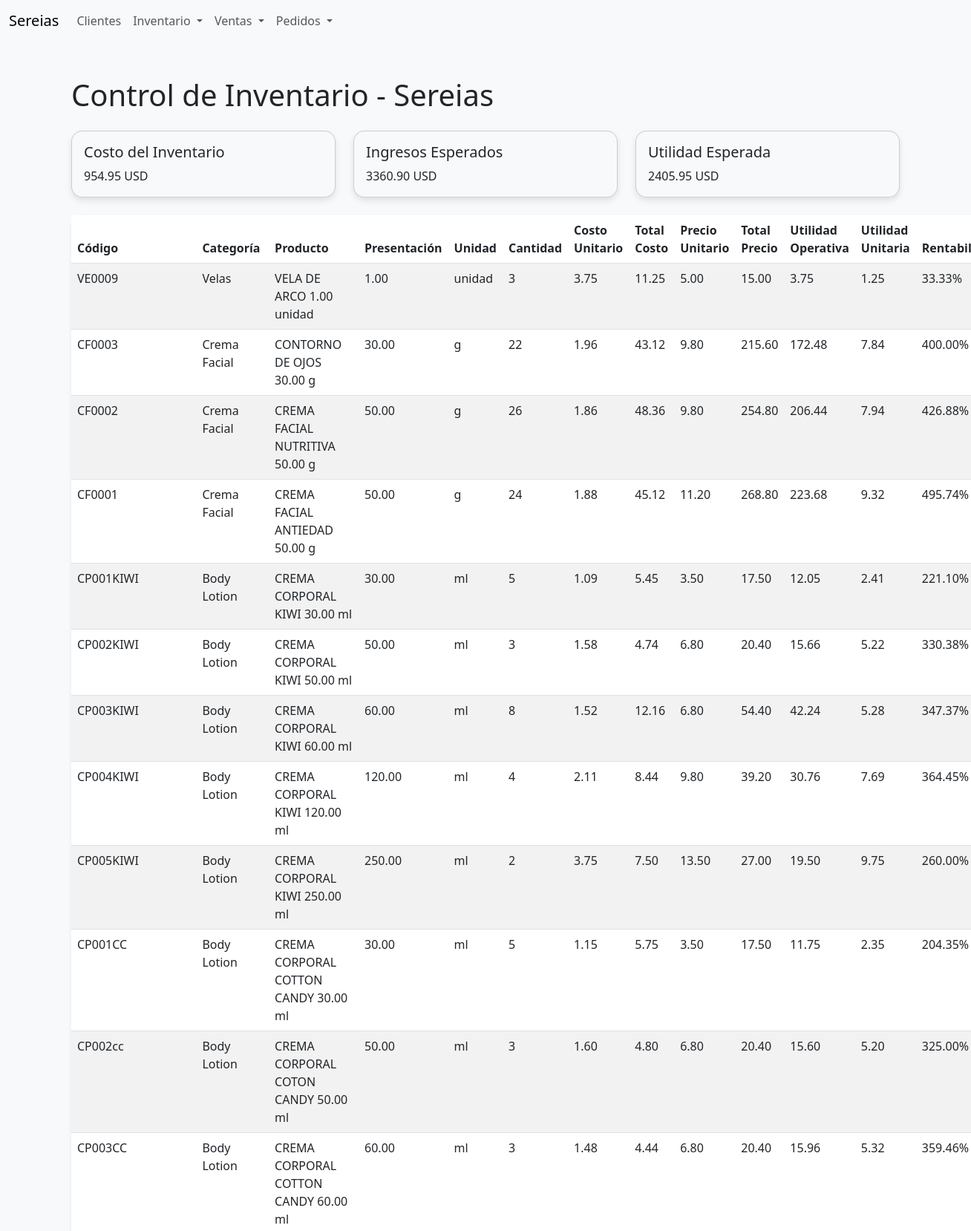
The app's page /inventario/ (upper part) with its own data.
### inventory/models.py (models this page shows, shortened)
class Producto(models.Model):
    UNIDADES = [
        ('g', 'Gramos'),
        ('ml', 'Mililitros'),
        ('unidad', 'Unidades'),
    ]
    CATEGORIAS = [
        ('Jabón Líquido', 'Jabón Líquido'),
        ('Jabón Sólido', 'Jabón Sólido'),
        ('Exfoliante', 'Exfoliante'),
        ('Body Lotion', 'Body Lotion'),
        ('Chapstick', 'Chapstick'),
        ('Crema Facial', 'Crema Facial'),
        ('Manteca Corporal', 'Manteca Corporal'),
        ('Toallas', 'Toallas'),
        ('Especiarías', 'Especiarías'),
        ('Suculentas', 'Suculentas'),
        ('Velas', 'Velas'),
        ('Hinode-Otros', 'Hinode-Otros'),
    ]
    codigo = models.CharField(max_length=20, unique=True)
    categoria = models.CharField(max_length=50, choices=CATEGORIAS)
    nombre = models.CharField(max_length=100)
    presentacion = models.DecimalField(max_digits=10, decimal_places=2)
    unidad = models.CharField(max_length=10, choices=UNIDADES)
    cantidad = models.PositiveIntegerField()
    costo_unitario = models.DecimalField(max_digits=10, decimal_places=2)
    total_costo = models.DecimalField(max_digits=10, decimal_places=2, editable=False)
    precio_unitario = models.DecimalField(max_digits=10, decimal_places=2)
    total_precio = models.DecimalField(max_digits=10, decimal_places=2, editable=False)
    utilidad_operativa = models.DecimalField(max_digits=10, decimal_places=2, editable=False)
    utilidad_unitaria = models.DecimalField(max_digits=10, decimal_places=2, editable=False)
    rentabilidad = models.DecimalField(max_digits=5, decimal_places=2, editable=False)

### inventory/views.py (the view)
# urls.py: path('', views.inventario_principal, name='inventario_principal'),
def inventario_principal(request):
    productos = Producto.objects.all()
    total_costo_inventario = sum(producto.total_costo for producto in productos)
    total_ingresos_esperados = sum(producto.total_precio for producto in productos)
    total_utilidad_esperada = sum(producto.utilidad_operativa for producto in productos)
    numero_ventas = Venta.objects.count()
    monto_ventas = Venta.objects.aggregate(total=Sum('total'))['total'] or Decimal(0.00)
    utilidad_generada = Venta.objects.aggregate(
        utilidad=Sum(F('detalles__subtotal') - F('detalles__producto__costo_unitario') * F('detalles__cantidad'))
    )['utilidad'] or Decimal(0.00)
    monto_pagos_pendientes = 0
    ventas = Venta.objects.all()
    for venta in ventas:
        total_pagado = venta.pagos.aggregate(Sum('monto'))['monto__sum'] or Decimal(0.00)
        saldo_pendiente = venta.total - total_pagado
        monto_pagos_pendientes += saldo_pendiente
    pedidos_pendientes = Pedido.objects.filter(estado__in=['pendiente', 'procesando', 'enviado']).count()
    context = {
        'productos': productos,
        'total_costo_inventario': total_costo_inventario,
        'total_ingresos_esperados': total_ingresos_esperados,
        'total_utilidad_esperada': total_utilidad_esperada,
        'numero_ventas': numero_ventas,
        'monto_ventas': monto_ventas,
        'utilidad_generada': utilidad_generada,
        'monto_pagos_pendientes': monto_pagos_pendientes,
        'pedidos_pendientes': pedidos_pendientes,
    }
    return render(request, 'inventory/inventario_principal.html', context)

### inventory/templates/inventory/inventario_principal.html (shortened to what this page needs)
{% extends 'inventory/base.html' %}
{% block content %}
<h1 class="mb-4">Control de Inventario - Sereias</h1>
<div class="row mb-4">
    <div class="col-md-4">
        <div class="card card-custom bg-light">
            <div class="card-body">
                <h5 class="card-title">Costo del Inventario</h5>
                <p class="card-text">{{ total_costo_inventario }} USD</p>
            </div>
        </div>
    </div>
    <div class="col-md-4">
        <div class="card card-custom bg-light">
            <div class="card-body">
                <h5 class="card-title">Ingresos Esperados</h5>
                <p class="card-text">{{ total_ingresos_esperados }} USD</p>
            </div>
        </div>
    </div>
    <div class="col-md-4">
        <div class="card card-custom bg-light">
            <div class="card-body">
                <h5 class="card-title">Utilidad Esperada</h5>
                <p class="card-text">{{ total_utilidad_esperada }} USD</p>
            </div>
        </div>
    </div>
</div>
<table class="table table-striped shadow-sm rounded-border">
    <thead>
        <tr>
            <th>Código</th>
            <th>Categoría</th>
            <th>Producto</th>
            <th>Presentación</th>
            <th>Unidad</th>
            <th>Cantidad</th>
            <th>Costo Unitario</th>
            <th>Total Costo</th>
            <th>Precio Unitario</th>
            <th>Total Precio</th>
            <th>Utilidad Operativa</th>
            <th>Utilidad Unitaria</th>
            <th>Rentabilidad</th>
        </tr>
    </thead>
    <tbody>
        {% for producto in productos %}
        <tr>
            <td>{{ producto.codigo }}</td>
            <td>{{ producto.categoria }}</td>
            <td>{{ producto.nombre }} {{producto.presentacion}} {{producto.unidad}}</td>
            <td>{{ producto.presentacion }}</td>
            <td>{{ producto.unidad }}</td>
            <td>{{ producto.cantidad }}</td>
            <td>{{ producto.costo_unitario }}</td>
            <td>{{ producto.total_costo }}</td>
            <td>{{ producto.precio_unitario }}</td>
            <td>{{ producto.total_precio }}</td>
            <td>{{ producto.utilidad_operativa }}</td>
            <td>{{ producto.utilidad_unitaria }}</td>
            <td>{{ producto.rentabilidad }}%</td>
        </tr>
        {% endfor %}
    </tbody>
</table>
{% endblock %}

### inventory/templates/inventory/base.html (style rules this page uses)
body { background-color: #f8f9fa; }
.card-custom { border-radius: 15px; box-shadow: 0 4px 8px rgba(0, 0, 0, 0.1); }
.rounded-border { border-radius: 15px; }
.shadow-sm { box-shadow: 0 4px 8px rgba(0, 0, 0, 0.1); }

### records on screen
Producto: codigo "VE0009", categoria "Velas", nombre "VELA DE ARCO", presentacion "1.00", unidad "unidad", cantidad "3", costo_unitario "3.75", total_costo "11.25", precio_unitario "5.00", total_precio "15.00", utilidad_operativa "3.75", utilidad_unitaria "1.25", rentabilidad "33.33"
Producto: codigo "CF0003", categoria "Crema Facial", nombre "CONTORNO DE OJOS", presentacion "30.00", unidad "g", cantidad "22", costo_unitario "1.96", total_costo "43.12", precio_unitario "9.80", total_precio "215.60", utilidad_operativa "172.48", utilidad_unitaria "7.84", rentabilidad "400.00"
Producto: codigo "CF0002", categoria "Crema Facial", nombre "CREMA FACIAL NUTRITIVA", presentacion "50.00", unidad "g", cantidad "26", costo_unitario "1.86", total_costo "48.36", precio_unitario "9.80", total_precio "254.80", utilidad_operativa "206.44", utilidad_unitaria "7.94", rentabilidad "426.88"
Producto: codigo "CF0001", categoria "Crema Facial", nombre "CREMA FACIAL ANTIEDAD", presentacion "50.00", unidad "g", cantidad "24", costo_unitario "1.88", total_costo "45.12", precio_unitario "11.20", total_precio "268.80", utilidad_operativa "223.68", utilidad_unitaria "9.32", rentabilidad "495.74"
Producto: codigo "CP001KIWI", categoria "Body Lotion", nombre "CREMA CORPORAL KIWI", presentacion "30.00", unidad "ml", cantidad "5", costo_unitario "1.09", total_costo "5.45", precio_unitario "3.50", total_precio "17.50", utilidad_operativa "12.05", utilidad_unitaria "2.41", rentabilidad "221.10"
Producto: codigo "CP002KIWI", categoria "Body Lotion", nombre "CREMA CORPORAL KIWI", presentacion "50.00", unidad "ml", cantidad "3", costo_unitario "1.58", total_costo "4.74", precio_unitario "6.80", total_precio "20.40", utilidad_operativa "15.66", utilidad_unitaria "5.22", rentabilidad "330.38"
Producto: codigo "CP003KIWI", categoria "Body Lotion", nombre "CREMA CORPORAL KIWI", presentacion "60.00", unidad "ml", cantidad "8", costo_unitario "1.52", total_costo "12.16", precio_unitario "6.80", total_precio "54.40", utilidad_operativa "42.24", utilidad_unitaria "5.28", rentabilidad "347.37"
Producto: codigo "CP004KIWI", categoria "Body Lotion", nombre "CREMA CORPORAL KIWI", presentacion "120.00", unidad "ml", cantidad "4", costo_unitario "2.11", total_costo "8.44", precio_unitario "9.80", total_precio "39.20", utilidad_operativa "30.76", utilidad_unitaria "7.69", rentabilidad "364.45"
Producto: codigo "CP005KIWI", categoria "Body Lotion", nombre "CREMA CORPORAL KIWI", presentacion "250.00", unidad "ml", cantidad "2", costo_unitario "3.75", total_costo "7.50", precio_unitario "13.50", total_precio "27.00", utilidad_operativa "19.50", utilidad_unitaria "9.75", rentabilidad "260.00"
Producto: codigo "CP001CC", categoria "Body Lotion", nombre "CREMA CORPORAL COTTON CANDY", presentacion "30.00", unidad "ml", cantidad "5", costo_unitario "1.15", total_costo "5.75", precio_unitario "3.50", total_precio "17.50", utilidad_operativa "11.75", utilidad_unitaria "2.35", rentabilidad "204.35"
Producto: codigo "CP002cc", categoria "Body Lotion", nombre "CREMA CORPORAL COTON CANDY", presentacion "50.00", unidad "ml", cantidad "3", costo_unitario "1.60", total_costo "4.80", precio_unitario "6.80", total_precio "20.40", utilidad_operativa "15.60", utilidad_unitaria "5.20", rentabilidad "325.00"
Producto: codigo "CP003CC", categoria "Body Lotion", nombre "CREMA CORPORAL COTTON CANDY", presentacion "60.00", unidad "ml", cantidad "3", costo_unitario "1.48", total_costo "4.44", precio_unitario "6.80", total_precio "20.40", utilidad_operativa "15.96", utilidad_unitaria "5.32", rentabilidad "359.46"

### other values on screen
{{ total_costo_inventario }} "954.95"
{{ total_ingresos_esperados }} "3360.90"
{{ total_utilidad_esperada }} "2405.95"
